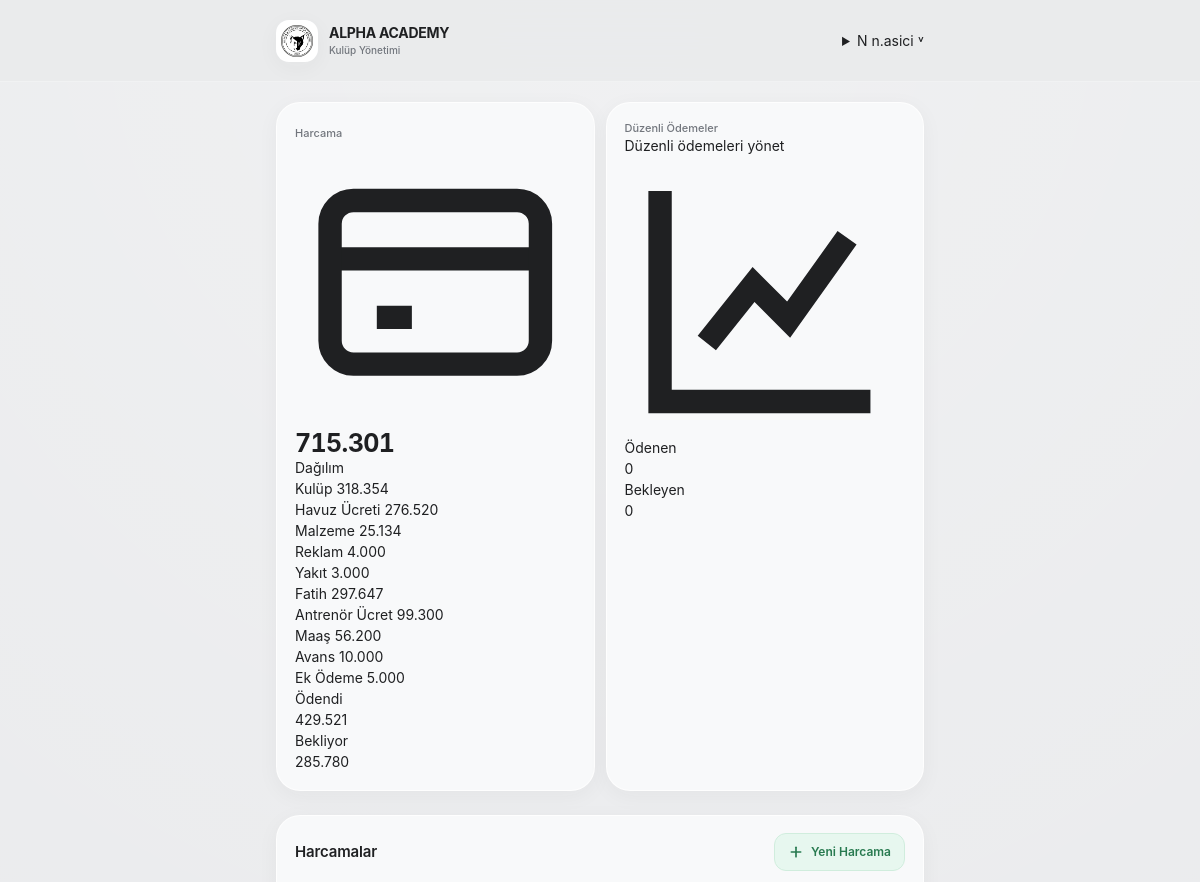
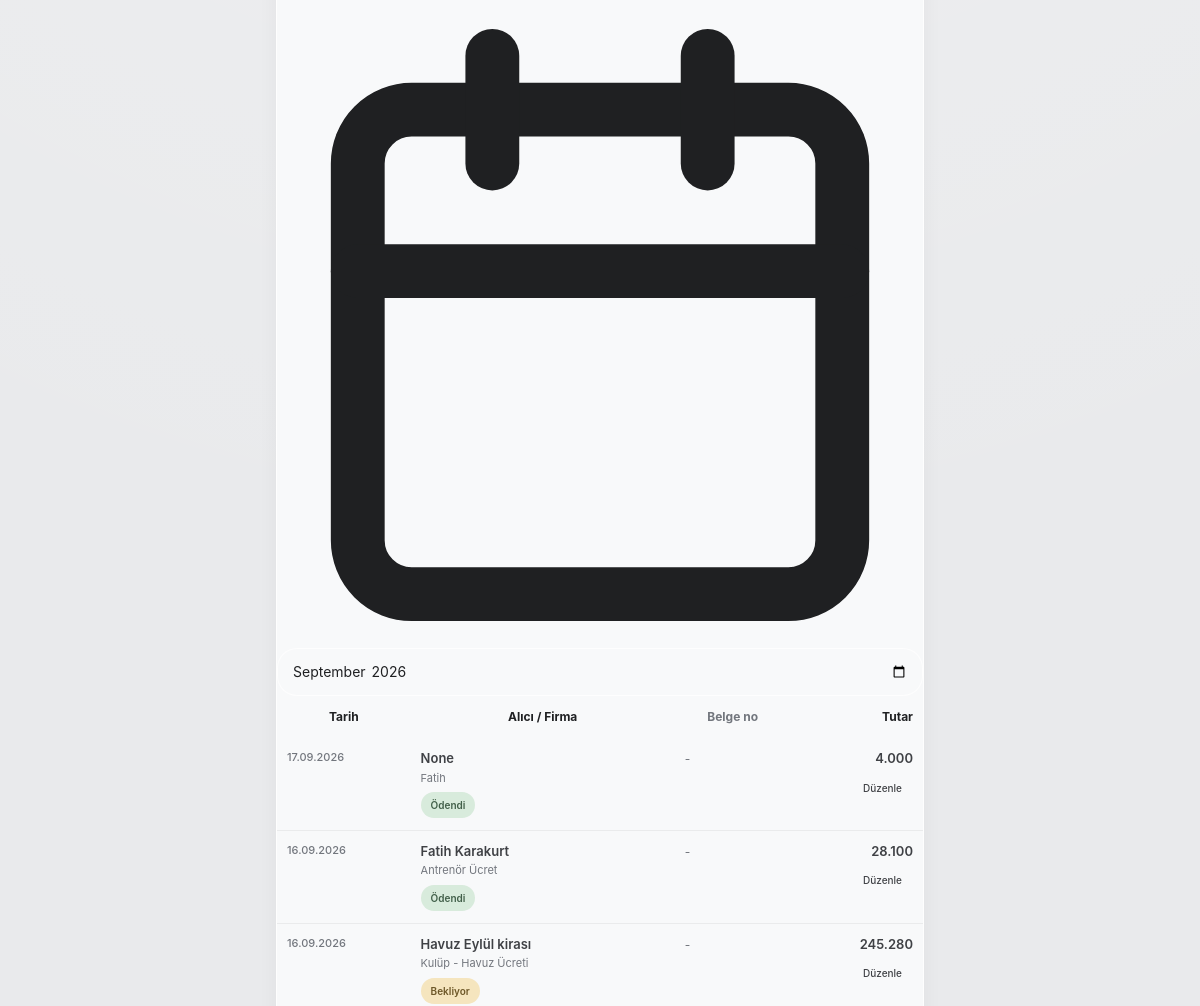
Before: /finance/expenses/ (signed in, upper part) with the older database file (2 pictures, top to bottom).
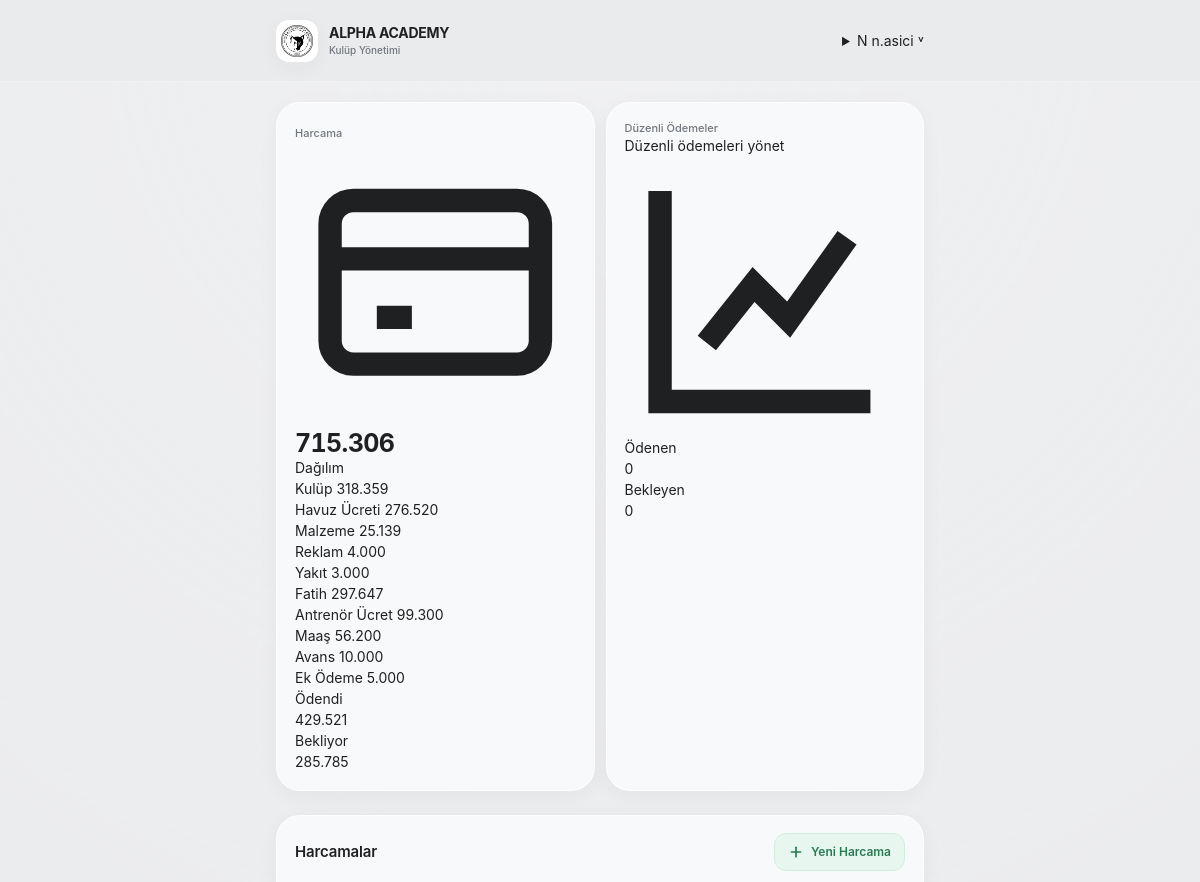
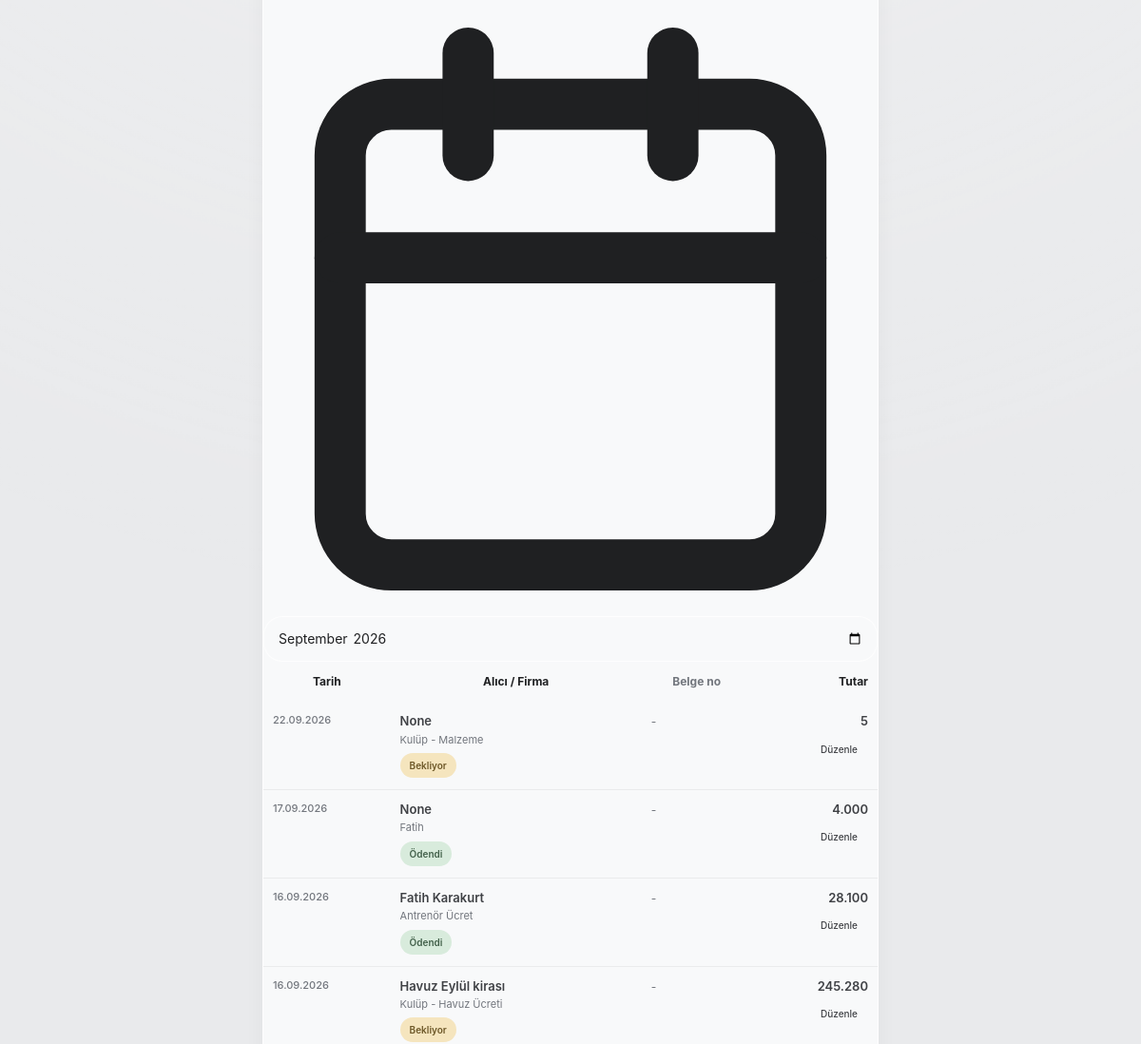
After: the same page with the newer database file (2 pictures, top to bottom).
### finance/models.py (models this page shows, shortened)
class ExpenseCategory(models.Model):
    name = models.CharField(max_length=100, verbose_name="Kategori Adı")
    parent = models.ForeignKey(
        'self',
        on_delete=models.SET_NULL,
        null=True,
        blank=True,
        related_name='children',
        verbose_name="Üst Kategori",
    )
    description = models.TextField(blank=True, null=True, verbose_name="Açıklama")
    class Meta:
        verbose_name = "Gider Kategorisi"
        verbose_name_plural = "Gider Kategorileri"

class Expense(models.Model):
    STATUS_CHOICES = [
        ('pending', 'Bekliyor'),
        ('paid', 'Ödendi'),
        ('cancelled', 'İptal Edildi'),
    ]
    category = models.ForeignKey(
        ExpenseCategory,
        on_delete=models.SET_NULL,
        null=True,
        related_name='expenses',
        verbose_name="Kategori"
    )
    regular_expense = models.ForeignKey(
        'RegularExpense',
        on_delete=models.SET_NULL,
        null=True,
        blank=True,
        related_name='generated_expenses',
        verbose_name="Düzenli gider kaynağı"
    )
    amount = models.IntegerField(verbose_name="Tutar (TL)")
    status = models.CharField(
        max_length=20,
        choices=STATUS_CHOICES,
        default='pending',
        verbose_name="Gider Durumu",
    )
    reciever = models.CharField(
        null=True,
        blank=True,
        max_length=200,
        verbose_name="Alıcı / Firma / Kişi")
    expense_date = models.DateField(verbose_name="Harcama Tarihi")
    is_active = models.BooleanField(default=True, verbose_name="Aktif mi?")
    period = models.CharField(
        max_length=7,
        db_index=True,
        help_text="Format: YYYY-MM (Örn: 2026-08)",
        verbose_name="Ait Olduğu Dönem"
    )
    receipt_no = models.CharField(max_length=100, blank=True, null=True, verbose_name="Fatura / Fiş / Dekont No")
    notes = models.TextField(blank=True, null=True, verbose_name="Açıklama / Detay")
    created_by = models.ForeignKey(
        settings.AUTH_USER_MODEL,
        on_delete=models.SET_NULL,
        null=True,
        verbose_name="Kaydı Oluşturan"
    )
    created_at = models.DateTimeField(auto_now_add=True)
    updated_at = models.DateTimeField(auto_now=True)
    class Meta:
        verbose_name = "Gider Kaydı"
        verbose_name_plural = "Gider Kayıtları"
        ordering = ['updated_at']

### finance/views.py (the view)
# urls.py: path('expenses/', views.expense_list, name='expense-list'),
@login_required
def expense_list(request):
    period = request.GET.get('period', date.today().strftime('%Y-%m'))
    category_id = request.GET.get('category', '')
    query = request.GET.get('q', '').strip()
    expenses = get_expenses_for_period(period, category_id, query)
    expense_summary = get_expense_summary(period)
    regular_expense_summary = get_regular_expense_summary(period)
    context = {
        'period': period,
        'expenses': expenses,
        'categories': ExpenseCategory.objects.all().order_by('name'),
        'selected_category': category_id,
        'query': query,
        'expense_summary': expense_summary,
        'regular_expense_summary': regular_expense_summary,
        'today': date.today(),
    }
    return render(request, 'finance/expenses.html', context)

### finance/views.py (called while the page is built)
def get_period_bounds(period):
    try:
        period_start = datetime.strptime(period, '%Y-%m').date()
    except (TypeError, ValueError):
        period_start = date.today().replace(day=1)
    period_end = period_start.replace(
        day=calendar.monthrange(period_start.year, period_start.month)[1]
    )
    return period_start, period_end

def get_regular_expense_summary(period=None):
    period = period or date.today().strftime('%Y-%m')
    period_start, period_end = get_period_bounds(period)
    active_expenses = RegularExpense.objects.filter(
        start_date__lte=period_end
    ).filter(
        Q(end_date__isnull=True) | Q(end_date__gte=period_start)
    )
    paid_expenses = Expense.objects.filter(
        regular_expense__in=active_expenses,
        is_active=True,
        status='paid',
        period=period,
    )
    regular_total = active_expenses.aggregate(total=Sum('amount'))['total'] or 0
    paid_total = paid_expenses.aggregate(total=Sum('amount'))['total'] or 0
    return {
        'regular_total': regular_total,
        'regular_paid_total': paid_total,
        'regular_pending_total': regular_total - paid_total,
    }

### templates/finance/expenses.html (shortened to what this page needs)
{% extends "base.html" %}
{% block content %}
    <div class="dashboard">
        {% include "finance/partials/_expense_summary.html" %}
        <section class="ui-section">
            <div class="ui-card">
                <div class="ui-card-header">
                    <h2 class="ui-card-title">Harcamalar</h2>
                    <div>
                        <button class="ui-btn ui-btn-sm ui-btn-success"
                                hx-get="{% url 'expense-create' %}?period={{ period }}&category={{ selected_category }}&q={{ query|urlencode }}"
                                hx-target="#modal-container"
                                hx-swap="innerHTML">
                            <span class="ui-btn-icon">
                                <svg viewBox="0 0 24 24"
                                     fill="none"
                                     stroke="currentColor"
                                     stroke-width="2.5"
                                     stroke-linecap="round">
                                    <path d="M12 5v14" />
                                    <path d="M5 12h14" />
                                </svg>
                            </span>
                            <span>Yeni Harcama</span>
                        </button>
                    </div>
                </div>
                <form method="get">
                    <div>
                        <svg viewBox="0 0 24 24"
                             fill="none"
                             stroke="currentColor"
                             stroke-width="2"
                             stroke-linecap="round"
                             stroke-linejoin="round">
                            <rect x="3" y="4" width="18" height="18" rx="2" />
                            <path d="M16 2v4" />
                            <path d="M8 2v4" />
                            <path d="M3 10h18" />
                        </svg>
                        <input type="month"
                               name="period"
                               value="{{ period }}"
                               onchange="this.form.submit()"
                               class="ui-input">
                    </div>
                </form>
                <div>
                    <table class="ui-table">
                        <thead>
                            <tr class="ui-table-row">
                                <th class="ui-table-cell">Tarih</th>
                                <th class="ui-table-cell">Alıcı / Firma</th>
                                <th class="ui-table-cell ui-table-cell-receipt">Belge no</th>
                                <th class="ui-table-cell ui-table-cell-amount">Tutar</th>
                            </tr>
                        </thead>
                        <tbody id="expense-list">
                            {% for expense in expenses %}
                                {% include "finance/partials/_expense_row.html" %}
                            {% endfor %}
                        </tbody>
                    </table>
                </div>
            </div>
        </section>
    </div>
{% endblock %}

### templates/finance/partials/_expense_summary.html
<section id="financial-summary-strip"
         hx-swap-oob="true"
         class="ui-stat-grid">
    <div class="ui-stat">
        <div>
            <span class="ui-stat-label">Harcama</span>
            <span>
                <svg viewBox="0 0 24 24"
                     fill="none"
                     stroke="currentColor"
                     stroke-width="2">
                    <path d="M3 10h18" />
                    <path d="M7 15h3" />
                    <rect x="3" y="5" width="18" height="14" rx="2" />
                </svg>
            </span>
        </div>
        <p class="ui-stat-value">{{ expense_summary.total_expense|floatformat:0 }}</p>
        <div>
            <p>Dağılım</p>
            <div class="ui-scroll-list">
                {% for category in expense_summary.category_totals %}
                    <div>
                        <span>
                            {% if category.parent_name %}
                                {{ category.name }}
                            {% else %}
                                {{ category.name }}
                            {% endif %}
                        </span>
                        <span>{{ category.total|floatformat:0 }}</span>
                    </div>
                {% empty %}
                    <p>Kayıt yok.</p>
                {% endfor %}
            </div>
        </div>
        <div>
            <div>
                <p>Ödendi</p>
                <p>{{ expense_summary.paid_expense_total|floatformat:0 }}</p>
            </div>
            <div>
                <p>Bekliyor</p>
                <p>{{ expense_summary.pending_expense_total|floatformat:0 }}</p>
            </div>
        </div>
    </div>
    <div class="ui-stat">
        <div>
            <div>
                <p class="ui-stat-label">Düzenli Ödemeler</p>
                <a href="{% url 'regular-expense-list' %}">
                    Düzenli ödemeleri yönet
                </a>
            </div>
            <span>
                <svg viewBox="0 0 24 24"
                     fill="none"
                     stroke="currentColor"
                     stroke-width="2">
                    <path d="M3 3v18h18" />
                    <path d="m7 16 4-5 3 3 5-7" />
                </svg>
            </span>
        </div>
        <div>
            <div>
                <p>Ödenen</p>
                <p>{{ regular_expense_summary.regular_paid_total|floatformat:0 }}</p>
            </div>
            <div>
                <p>Bekleyen</p>
                <p>{{ regular_expense_summary.regular_pending_total|floatformat:0 }}</p>
            </div>
        </div>
    </div>
</section>

### templates/finance/partials/_expense_row.html (shortened to what this page needs)
<tr
    class="
        ui-table-row
    "
>
    <td class="ui-table-cell ui-table-cell-date">
        <div class="ui-table-date">
            {{ expense.expense_date|date:'d.m.Y' }}
        </div>
    </td>
    <td class="ui-table-cell ui-table-cell-recipient">
        <div class="ui-table-recipient">
            {{ expense.reciever }}
        </div>
        <div class="ui-table-category">
            {% if expense.category %}
                {% if expense.category.parent %}
                    {{ expense.category.parent.name }} - {{ expense.category.name }}
                {% else %}
                    {{ expense.category.name }}
                {% endif %}
            {% else %}
                Kategorisiz
            {% endif %}
        </div>
        {% if expense.is_regular_source or expense.status or not expense.is_active %}
            <div class="ui-table-status">
                {% if expense.is_regular_source %}
                    <span class="ui-badge ui-badge-neutral">
                        Bekliyor
                    </span>
                {% elif expense.status == "paid" %}
                    <span class="ui-badge ui-badge-success">
                        Ödendi
                    </span>
                {% elif expense.status == "pending" %}
                    <span class="ui-badge ui-badge-warning">
                        Bekliyor
                    </span>
                {% elif expense.status == "cancelled" %}
                    <span class="ui-badge ui-badge-danger">
                        İptal
                    </span>
                {% endif %}
            </div>
        {% endif %}
    </td>
    <td class="ui-table-cell ui-table-cell-receipt">
        {{ expense.receipt_no|default:'-' }}
    </td>
    <td class="ui-table-cell ui-table-cell-amount">
        <div class="ui-table-amount">
            {{ expense.amount|floatformat:0 }}
        </div>
        {% if expense.is_regular_source %}
            <button
                type="button"
                class="ui-btn ui-btn-primary ui-btn-sm ui-table-action"
                hx-get="{% url 'regular-expense-convert' expense.pk %}?source=expenses&period={{ period }}&category={{ selected_category }}&q={{ query|urlencode }}"
                hx-target="#modal-container"
                hx-swap="innerHTML"
            >
                Ödeme yap
            </button>
        {% else %}
            <button
                type="button"
                class="ui-btn ui-btn-ghost ui-btn-sm ui-table-action"
                hx-get="{% url 'expense-update' expense.pk %}?period={{ expense.period }}"
                hx-target="#modal-container"
                hx-swap="innerHTML"
            >
                Düzenle
            </button>
        {% endif %}
    </td>
</tr>

Changed rows visible on the page:
computed for ExpenseCategory "Kulüp": total "318.354" → "318.359"
computed for ExpenseCategory "Malzeme": total "25.134" → "25.139"
added Expense: expense_date "22.09.2026", reciever "None", category.parent.name "Kulüp", category.name "Malzeme", status "Bekliyor", receipt_no "-", amount "5"
Other visible differences:
{{ expense_summary.total_expense|floatformat:0 }}: "715.301" → "715.306"
{{ expense_summary.pending_expense_total|floatformat:0 }}: "285.780" → "285.785"
